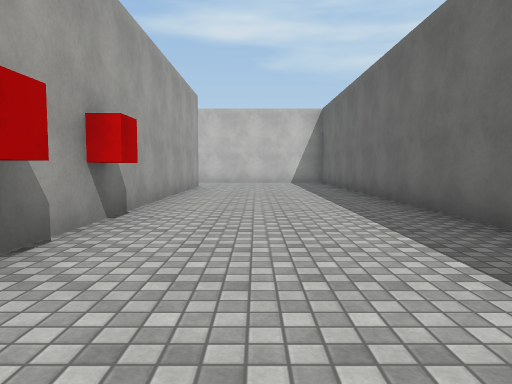
[1] (above)

14 first-person views from a walk through a Unity game level. The camera is 1.2 m above the floor, tilts 4° down and sees 70° across. The floor is counted in squares, 2 m on a side. Each view is taken from the middle of a square. On the plan, view 1 faces up. The plan holds only what a view shows up to about 10 squares ahead; the rest is blank. The player character is not drawn. Door leaves are left out, so doorways stand open. Surface patterns are stand-ins for the level's own textures.

[2]
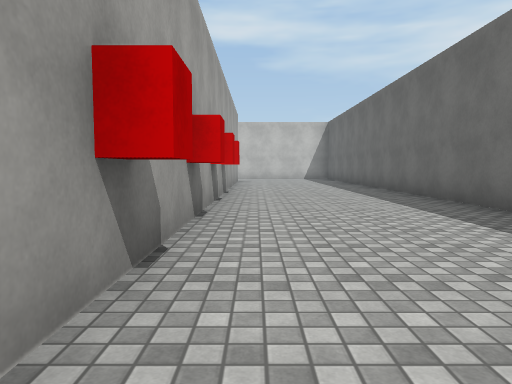

[3]
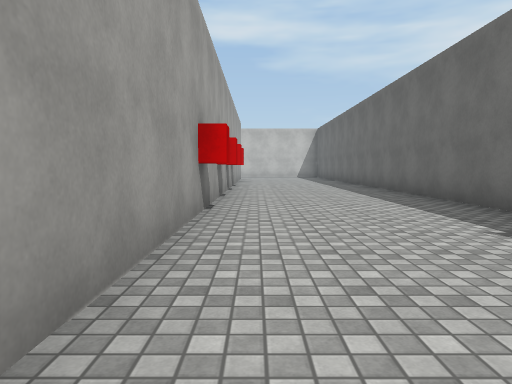

[4]
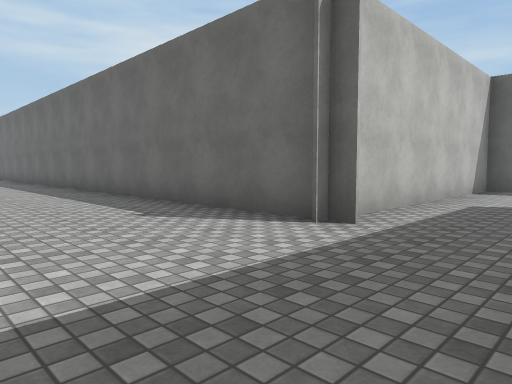

[5]
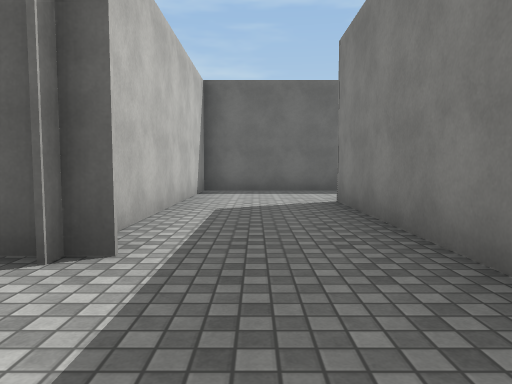

[6]
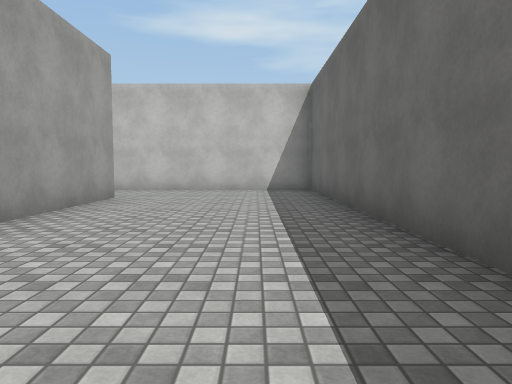

[7]
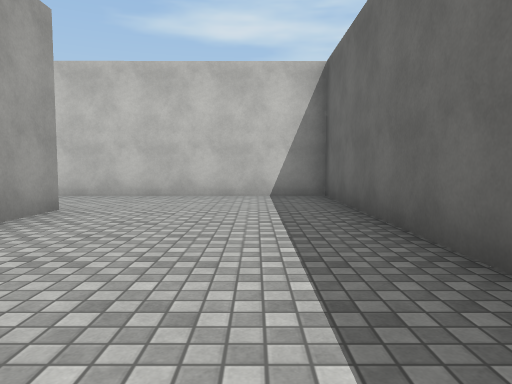

[8]
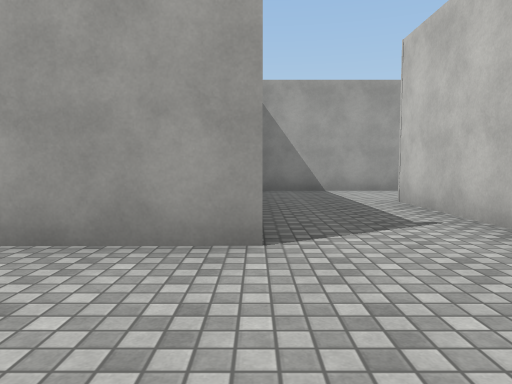

[9]
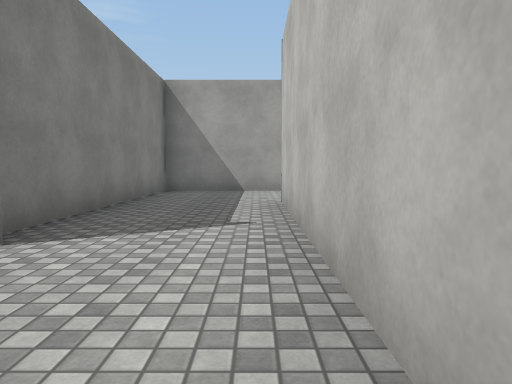

[10]
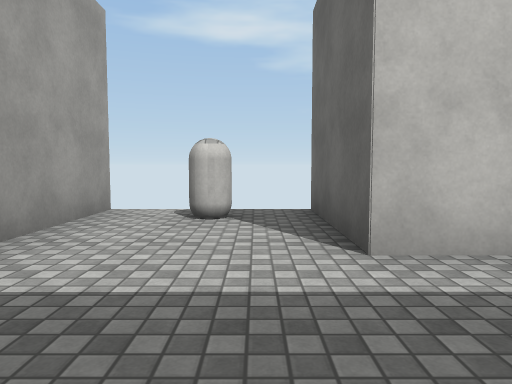

[11]
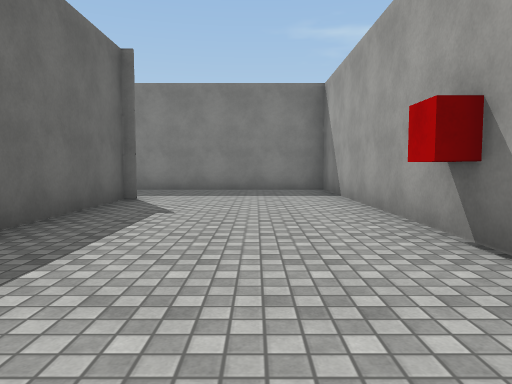

[12]
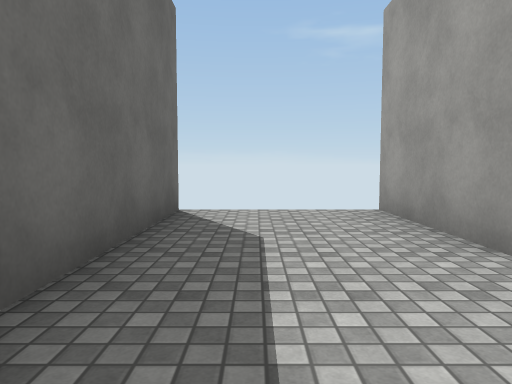

[13]
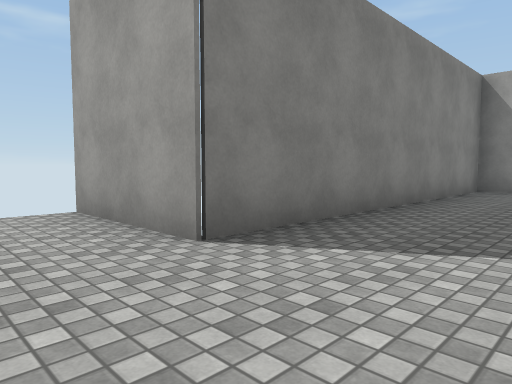

[14]
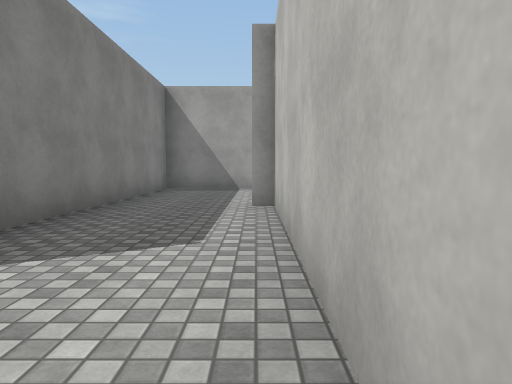

### Floor plan
Points are (right, up) in squares from view 1. A wall is a line through its corners. A room is listed if a view was taken in it or the views show most of it. See-through windows are left out.
Room 1 (views 1, 2, 3, 4, 5, 6, 7, 8, 9, 10, 11, 12, 13, 14)
walls: (-1.7, 11.1) (-1.7, -8.4) (6.3, -8.4) (6.3, -11.1); (2.5, -5.6) (2.5, -6.1); (2.4, -6.1) (2.4, 13.4) (-5.2, 13.4) (-5.2, 16.1); (-8, 16.1) (-8, 10.8) (-2.1, 10.8); (9.1, -11.1) (9.1, -5.7) (2.1, -5.7)
ways out: open door at (-1.5, 1); gap at (-8, 16); gap at (-5, 16)
objects: other object (-7, 15); other object (-2, 0); other object (-2, 2)

Positions as (right, up) in squares from view 1, and headings:
1: (0, 0), facing up
2: (-1, -4), facing up
3: (-1, -7), facing up
4: (-1, -8), facing up-right
5: (0, -7), facing right
6: (1, 4), facing up
7: (1, 6), facing up
8: (1, 11), facing left
9: (1, 13), facing left
10: (-6, 11), facing up
11: (0, 1), facing down
12: (8, -6), facing down
13: (8, -6), facing down-left
14: (8, -6), facing left
